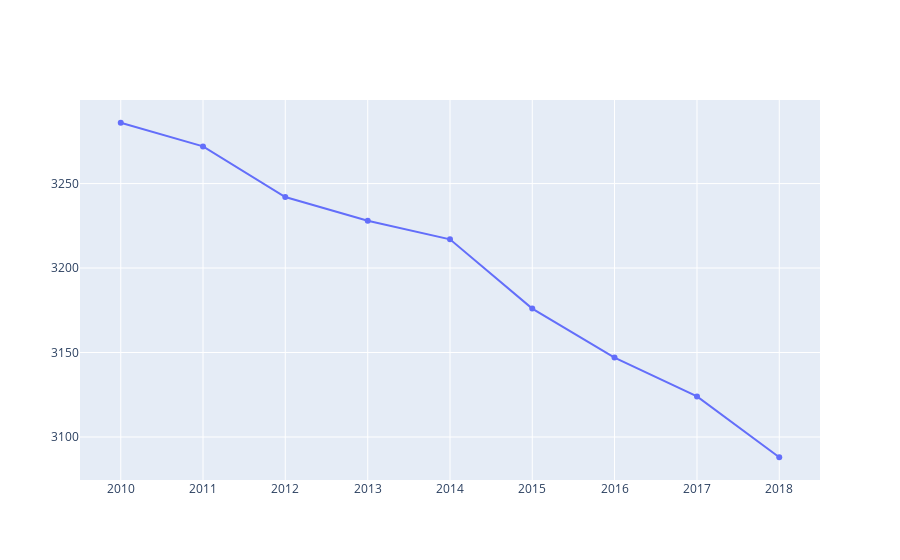

Write notebook code for a chart like this one.
### Code cell
labels = time.index
values = time.iloc[:,0].values
fig = go.Figure([go.Scatter(x = labels, y = values)])
fig.show()

### Figure 1 — Plotly figure (JSON) as saved in the notebook; plotly's stock layout.template omitted (floating-point values rounded to 4 significant figures)
{"data": [{"type": "scatter", "x": ["2010-01-01 00:00:00", "2011-01-01 00:00:00", "2012-01-01 00:00:00", "2013-01-01 00:00:00", "2014-01-01 00:00:00", "2015-01-01 00:00:00", "2016-01-01 00:00:00", "2017-01-01 00:00:00", "2018-01-01 00:00:00"], "y": [3286, 3272, 3242, 3228, 3217, 3176, 3147, 3124, 3088]}], "layout": {}}
